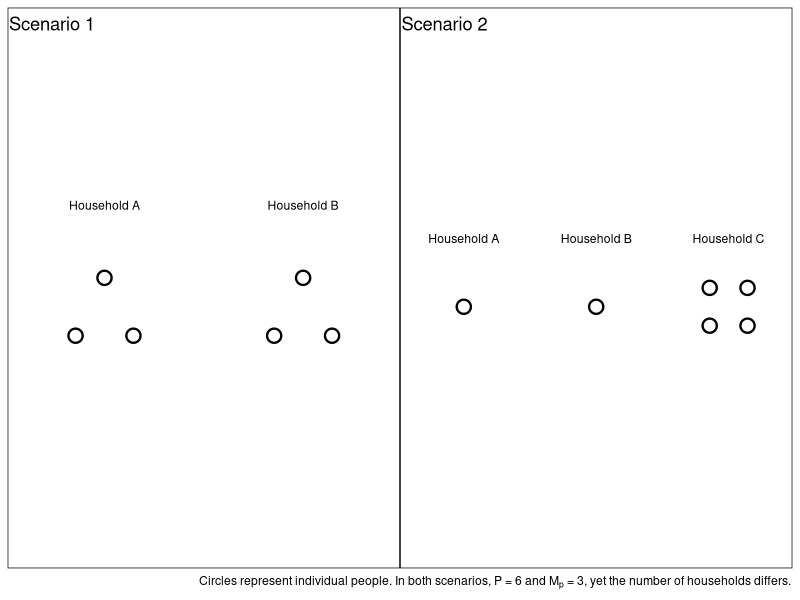

The R source for this figure: (Note: this script raises an error after producing the figure.)
## ---- chunk 1
library(ggplot2)
library(patchwork)
## ---- chunk 2
# Data for Scenario 1
hh_data1 <- data.frame(
  hh_id = rep(c("Household A", "Household B"), times = c(3, 3)),
  x = c(1, 2, 1.5, 1, 2, 1.5),
  y = c(1, 1, 2, 1, 1, 2)
)

# Data for Scenario 2
hh_data2 <- data.frame(
  hh_id = rep(c("Household A", "Household B", "Household C"), times = c(1, 1, 4)),
  x = c(1.5, 1.5, 1, 1, 2, 2),
  y = c(1.5, 1.5, 1, 2, 1, 2)
)

# Plot for Scenario 1
plot1 <- ggplot(hh_data1, aes(x = x, y = y)) +
  geom_point(shape = 21, size = 4, color = "black", stroke = 1.2) +
  theme_void() +
  theme(
    plot.margin = margin(1, 1, 1, 1),
    plot.background = element_rect(color = "black", fill = NA, linewidth = 0.5)
  ) +
  facet_wrap(~hh_id, nrow = 1) +
  coord_fixed(ratio = 1) +
  xlim(0, 3) +
  ylim(0, 3) +
  ggtitle("Scenario 1")

# Plot for Scenario 2
plot2 <- ggplot(hh_data2, aes(x = x, y = y)) +
  geom_point(shape = 21, size = 4, color = "black", stroke = 1.2) +
  theme_void() +
  theme(
    plot.margin = margin(1, 1, 1, 1),
    plot.background = element_rect(color = "black", fill = NA, linewidth = 0.5)
  ) +
  facet_wrap(~hh_id, nrow = 1) +
  coord_fixed(ratio = 1) +
  xlim(0, 3) +
  ylim(0, 3) +
  ggtitle("Scenario 2")
## ---- chunk 3
# Combine plots using patchwork
combined_plot <- plot1 + plot2 +
  plot_layout(widths = c(1, 1)) +
  plot_annotation(
    caption = expression(paste("Circles represent individual people. In both scenarios, P = 6 and ", M[p], " = 3, yet the number of households differs."))
  )

# Display the plot
print(combined_plot)

## ---- chunk 4
knitr::include_graphics("proof_files/figure1-3.png")
